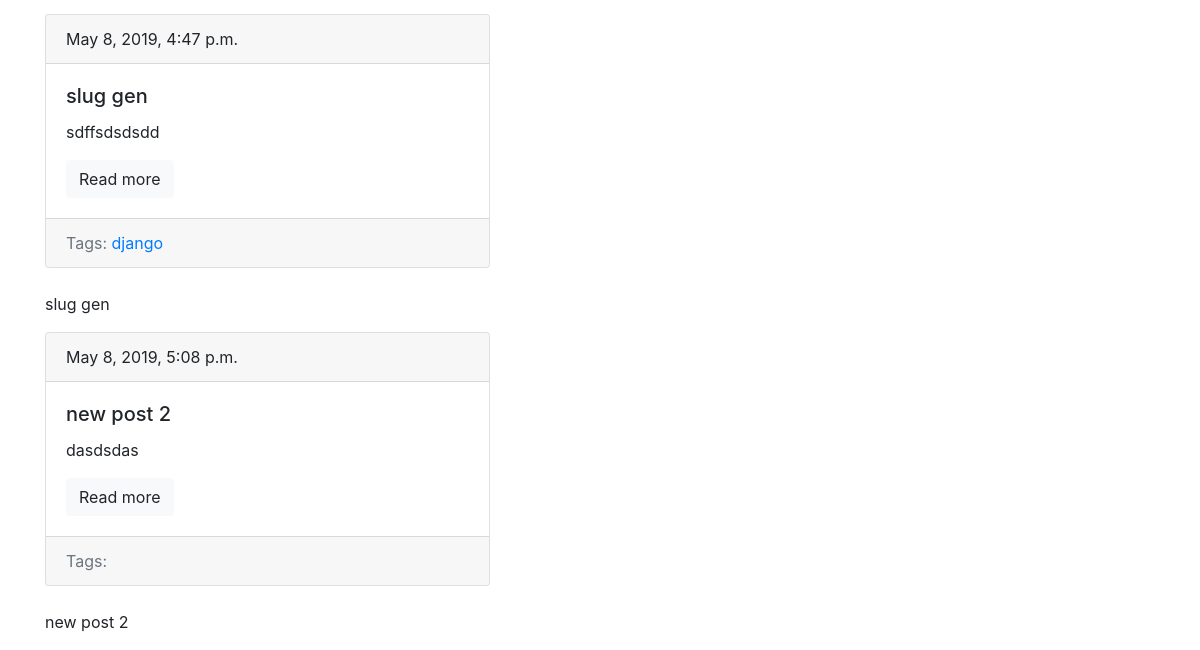
/blog/ (lower part), run on an earlier commit of the app's database.
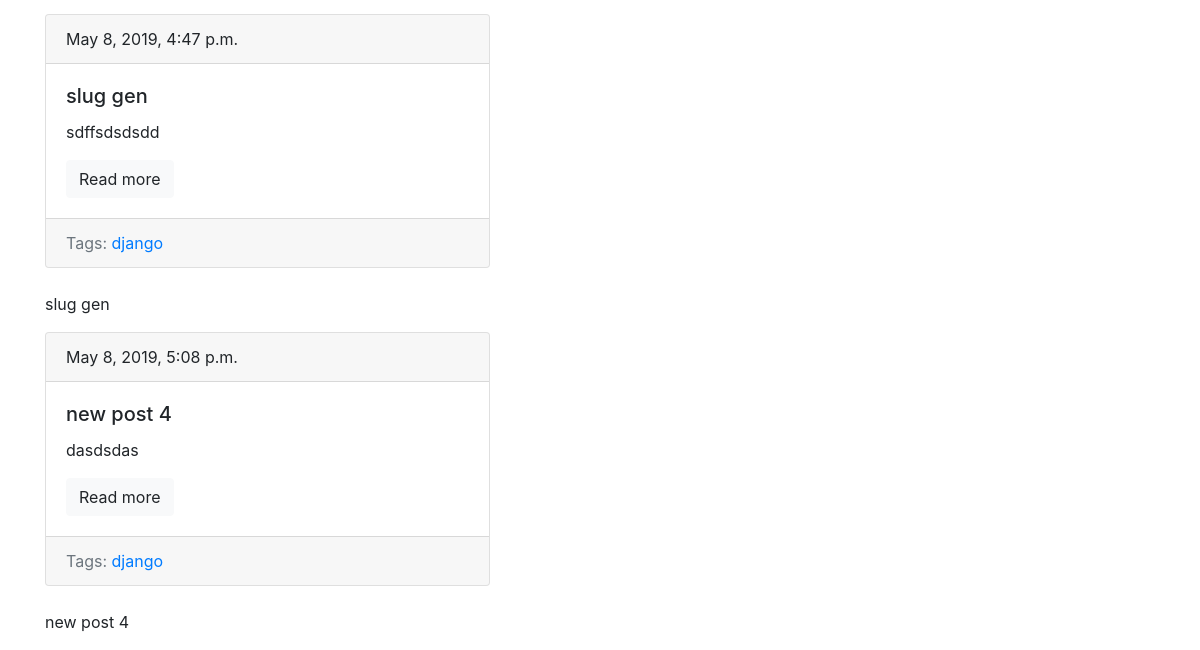
And on a later commit of the database.
### blog/models.py (models this page shows, shortened)
class Post(models.Model):
	title = models.CharField(max_length=150, db_index=True)
	slug = models.SlugField(max_length=150, blank=True, unique=True)
	body = models.TextField(blank=True, db_index=True)
	tags = models.ManyToManyField('Tag', blank=True, related_name='posts')
	date_pub = models.DateTimeField(auto_now_add=True)
	def get_absolute_url(self):
		return reverse('post_detail_url', kwargs={'slug': self.slug})

class Tag(models.Model):
	title = models.CharField(max_length=50)
	slug = models.SlugField(max_length=50, unique=True)
	def get_absolute_url(self):
		return reverse('tag_detail_url', kwargs={'slug': self.slug})

### blog/views.py (the view)
# urls.py: path('', post_list, name='posts_list_url'),
def  post_list(request):
	posts = Post.objects.all()
	return render(request, 'blog/index.html', context={'posts': posts})

### blog/templates/blog/index.html (shortened to what this page needs)
{% extends 'blog/base_blog.html' %}
{% block content %}
{% for post in posts %}
  {% include 'blog/includes/post_card_template.html' %}
	<p>
		{{ post.title }}
	</p>
{% endfor %}
{% endblock %}

### blog/templates/blog/includes/post_card_template.html
	<div class="card mb-4">
		<div class="card-header">
			{{ post.date_pub }}
		</div>
		<div class="card-body">
			<h5 class="card-title">{{ post.title }}</h5>
			<p class="card-text">{{ post.body|truncatewords:15 }}</p>
			<a href="{{ post.get_absolute_url }}" class="btn btn-light">Read more</a>
		</div>
		<div class="card-footer text-muted">
			Tags:
			{% for tag in post.tags.all %}
				<a href="{{ tag.get_absolute_url }}">{{ tag.title }}</a>
			{% endfor %}
		</div>
	</div>

What changed in the data, as far as the page shows it:
changed Post "dasdsdas": title "new post 2" → "new post 4"; gains Tag (title "django")
